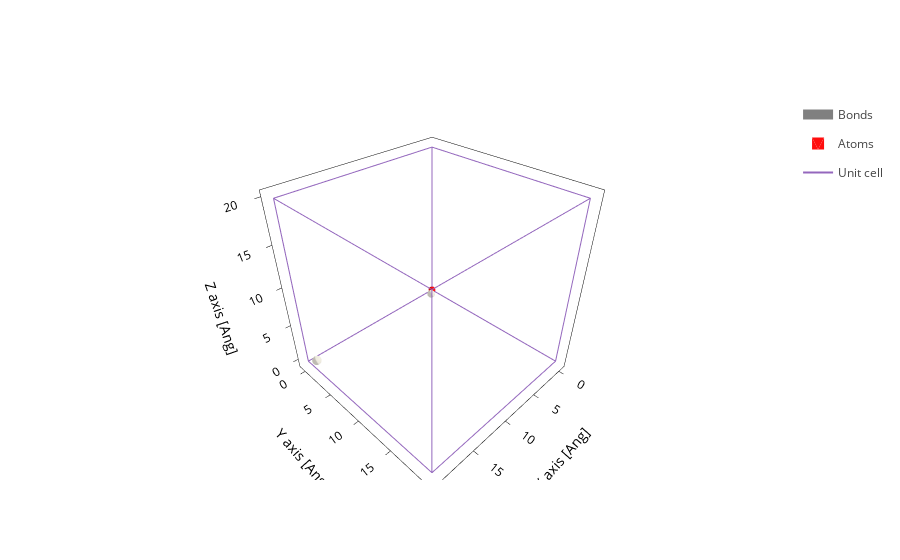

Write notebook code for a chart like this one.
### Markdown cell above
## Water dimmer system

Now that we have been introduced to all the new information required for QM/MM runs, let's get familiar with the system we will simulate. In the following cell, we print some information about the structure and then plot it:

### Code cell
water_dimmer = sisl.Geometry.read(tutorial_root / "water_dimmer_QMMM/2H2O.fdf")
# print(water_dimmer)
water_dimmer.plot()

### Figure 1 — Plotly figure (JSON) as saved in the notebook; plotly's stock layout.template omitted (floating-point values rounded to 4 significant figures; data arrays with more than 128 entries replaced by an {"elided": "..."} marker saying what was removed)
{"data": [{"line": {"color": "gray", "width": 10}, "meta": {}, "mode": "lines", "name": "Bonds", "opacity": 1, "type": "scatter3d", "x": [0.0, 0.03984, 0.07968, 0.1195, 0.1594, 0.1992, 0.2391, 0.2789, 0.3187, 0.3586, 0.3984, 0.4383, 0.4781, 0.5179, 0.5578, 0.5976, 0.6375, 0.6773, 0.7172, 0.757, NaN], "y": [0.0, 0.03084, 0.06168, 0.09253, 0.1234, 0.1542, 0.1851, 0.2159, 0.2467, 0.2776, 0.3084, 0.3393, 0.3701, 0.4009, 0.4318, 0.4626, 0.4935, 0.5243, 0.5552, 0.586, NaN], "z": [0.0, 0.0, 0.0, 0.0, 0.0, 0.0, 0.0, 0.0, 0.0, 0.0, 0.0, 0.0, 0.0, 0.0, 0.0, 0.0, 0.0, 0.0, 0.0, 0.0, NaN]}, {"alphahull": 0, "color": "#FF0D0D", "hovertemplate": "%{meta.position}", "legendgroup": "Atoms", "meta": {"meta": {"Atoms_i": 0}, "position": "(0.00, 0.00, 0.00)"}, "name": "Atoms", "opacity": 1, "showlegend": true, "showscale": false, "type": "mesh3d", "x": {"elided": "225 float values"}, "y": {"elided": "225 float values"}, "z": {"elided": "225 float values"}}, {"alphahull": 0, "color": "#EDEADE", "hovertemplate": "%{meta.position}", "legendgroup": "Atoms", "meta": {"meta": {"Atoms_i": 1}, "position": "(0.76, 0.59, 0.00)"}, "name": "Atoms", "opacity": 1, "showlegend": false, "showscale": false, "type": "mesh3d", "x": {"elided": "225 float values"}, "y": {"elided": "225 float values"}, "z": {"elided": "225 float values"}}, {"alphahull": 0, "color": "#EDEADE", "hovertemplate": "%{meta.position}", "legendgroup": "Atoms", "meta": {"meta": {"Atoms_i": 2}, "position": "(19.24, 0.59, 0.00)"}, "name": "Atoms", "opacity": 1, "showlegend": false, "showscale": false, "type": "mesh3d", "x": {"elided": "225 float values"}, "y": {"elided": "225 float values"}, "z": {"elided": "225 float values"}}, {"meta": {}, "mode": "lines", "name": "Unit cell", "type": "scatter3d", "x": [0.0, 0.0, 20.0, 20.0, 0.0, 0.0, NaN, 0.0, 0.0, 0.0, 20.0, 20.0, 0.0, NaN, 20.0, 20.0, NaN, 20.0, 20.0], "y": [0.0, 20.0, 20.0, 20.0, 20.0, 20.0, NaN, 20.0, 0.0, 0.0, 0.0, 0.0, 0.0, NaN, 20.0, 0.0, NaN, 20.0, 0.0], "z": [0.0, 0.0, 0.0, 20.0, 20.0, 0.0, NaN, 20.0, 20.0, 0.0, 0.0, 20.0, 20.0, NaN, 0.0, 0.0, NaN, 20.0, 20.0]}], "layout": {"scene": {"aspectmode": "data", "xaxis": {"title": {"text": "X axis [Ang]"}}, "yaxis": {"title": {"text": "Y axis [Ang]"}}, "zaxis": {"title": {"text": "Z axis [Ang]"}}}, "xaxis": {"scaleanchor": "y", "scaleratio": 1, "title": {"text": "X axis [Ang]"}}, "yaxis": {"title": {"text": "Y axis [Ang]"}}}}
